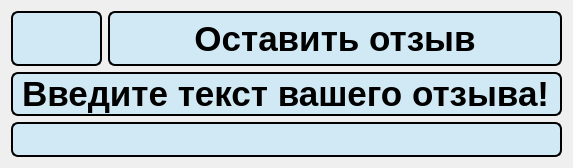
      <widget class="QWidget" name="feedback_page">
       <layout class="QVBoxLayout" name="verticalLayout_47">
        <item>
         <layout class="QVBoxLayout" name="verticalLayout_44">
          <item>
           <layout class="QVBoxLayout" name="verticalLayout_46" stretch="1,15">
            <item>
             <layout class="QHBoxLayout" name="horizontalLayout_16" stretch="2,21">
              <item>
               <widget class="QPushButton" name="back_23">
                <property name="sizePolicy">
                 <sizepolicy hsizetype="Expanding" vsizetype="Expanding">
                  <horstretch>0</horstretch>
                  <verstretch>0</verstretch>
                 </sizepolicy>
                </property>
                <property name="font">
                 <font>
                  <family>Comfortaa</family>
                  <pointsize>28</pointsize>
                  <bold>false</bold>
                 </font>
                </property>
                <property name="styleSheet">
                 <string notr="true">QPushButton {
                color: black;
                background-color: rgb(208, 233, 244);
                border: 2px solid black;
                border-radius: 7px;

            }
            QPushButton:hover {
                background-color: #d0dff4;
            } 
			QPushButton:pressed {
            	background-color: #1f6391;
        }</string>
                </property>
                <property name="text">
                 <string/>
                </property>
                <property name="icon">
                 <iconset>
                  <normaloff>:/icon/icons/back.svg</normaloff>:/icon/icons/back.svg</iconset>
                </property>
               </widget>
              </item>
              <item>
               <widget class="QLabel" name="label_69">
                <property name="sizePolicy">
                 <sizepolicy hsizetype="Expanding" vsizetype="Expanding">
                  <horstretch>0</horstretch>
                  <verstretch>0</verstretch>
                 </sizepolicy>
                </property>
                <property name="styleSheet">
                 <string notr="true">color: black;
font-weight: bold;
font-size: 35px;
border: 2px solid black;
border-radius: 7px;
background-color: rgb(208, 233, 244);
</string>
                </property>
                <property name="text">
                 <string>Оставить отзыв</string>
                </property>
                <property name="alignment">
                 <set>Qt::AlignmentFlag::AlignCenter</set>
                </property>
               </widget>
              </item>
             </layout>
            </item>
            <item>
             <layout class="QVBoxLayout" name="verticalLayout_45" stretch="2,5">
              <item>
               <widget class="QLabel" name="label_70">
                <property name="sizePolicy">
                 <sizepolicy hsizetype="Expanding" vsizetype="Expanding">
                  <horstretch>0</horstretch>
                  <verstretch>0</verstretch>
                 </sizepolicy>
                </property>
                <property name="styleSheet">
                 <string notr="true">color: black;
font-weight: bold;
font-size: 35px;
border: 2px solid black;
border-radius: 7px;
qproperty-alignment: 'AlignCenter';
background-color: rgb(208, 233, 244);
</string>
                </property>
                <property name="text">
                 <string>Введите текст вашего отзыва!</string>
                </property>
               </widget>
              </item>
              <item>
               <widget class="QLineEdit" name="lineEdit_3">
                <property name="sizePolicy">
                 <sizepolicy hsizetype="Expanding" vsizetype="Expanding">
                  <horstretch>0</horstretch>
                  <verstretch>0</verstretch>
                 </sizepolicy>
                </property>
                <property name="toolTipDuration">
                 <number>-1</number>
                </property>
                <property name="styleSheet">
                 <string notr="true">color: black;
font-weight: bold;
font-size: 25px;
border: 2px solid black;
border-radius: 7px;
qproperty-alignment: 'AlignCenter';
background-color: rgb(208, 233, 244);
</string>
                </property>
                <property name="text">
                 <string/>
                </property>
               </widget>
              </item>
             </layout>
            </item>
           </layout>
          </item>
         </layout>
        </item>
       </layout>
      </widget>
